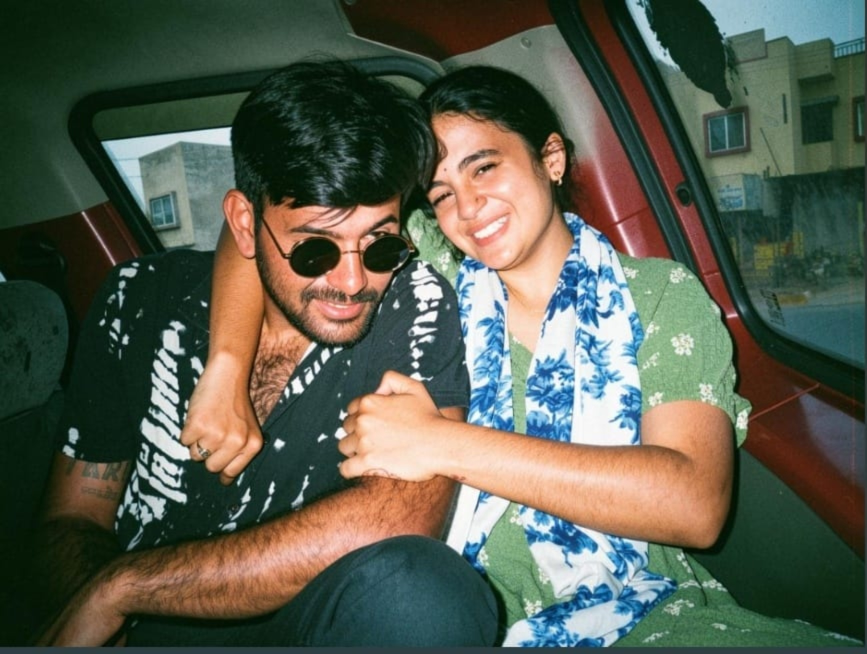
#> input picture 8TH EXPERIMENT/bigger_image.jpg, 1734 x 1308 px (shown at 1/2 size)
$ python scaling.py
#> lines starting #> are read from the running program, lines starting #| are printed output that depends on the picture
import cv2
from tkinter import filedialog
import tkinter as tk
import os

# 8th experiment folder path
save_folder = r"C:\Users\DELL\OneDrive\Desktop\my work\python learning\8th experiment"

# Select input image
root = tk.Tk()
root.withdraw()

image_path = filedialog.askopenfilename(
    title="Select an Image",
    filetypes=[("Image Files", "*.jpg *.jpeg *.png")]
)
#> the answer given: bigger_image.jpg

# Read image
img = cv2.imread(image_path)
#> img is the input picture: shape (1308, 1734, 3); mean B, G, R 78.8, 93.2, 88.4

if img is None:
    print("Image not found")
    exit()


# -------- Scale Bigger --------

bigger_image = cv2.resize(
    img,
    None,
    fx=2,
    fy=2,
    interpolation=cv2.INTER_LINEAR
)


# -------- Scale Smaller --------

smaller_image = cv2.resize(
    img,
    None,
    fx=0.5,
    fy=0.5,
    interpolation=cv2.INTER_AREA
)
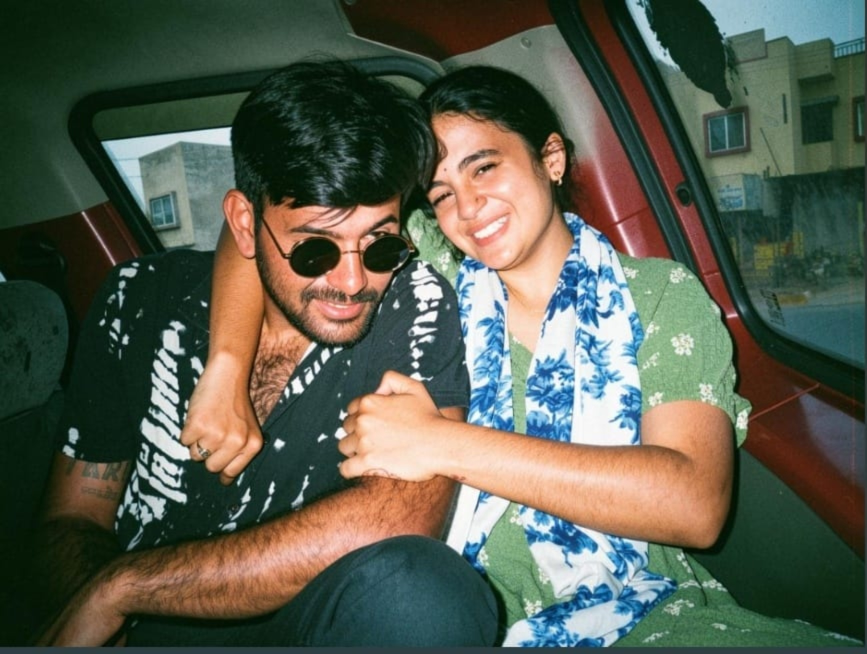
#> smaller_image: shape (654, 867, 3); mean B, G, R 79, 93.3, 88.5


# Display images
cv2.imshow("Original Image", img)
cv2.imshow("Bigger Image", bigger_image)
cv2.imshow("Smaller Image", smaller_image)


# Save inside 8th experiment folder

cv2.imwrite(
    os.path.join(save_folder, "bigger_image.jpg"),
    bigger_image
)

cv2.imwrite(
    os.path.join(save_folder, "smaller_image.jpg"),
    smaller_image
)


print("Images saved successfully in 8th experiment folder!")

cv2.waitKey(0)
cv2.destroyAllWindows()
